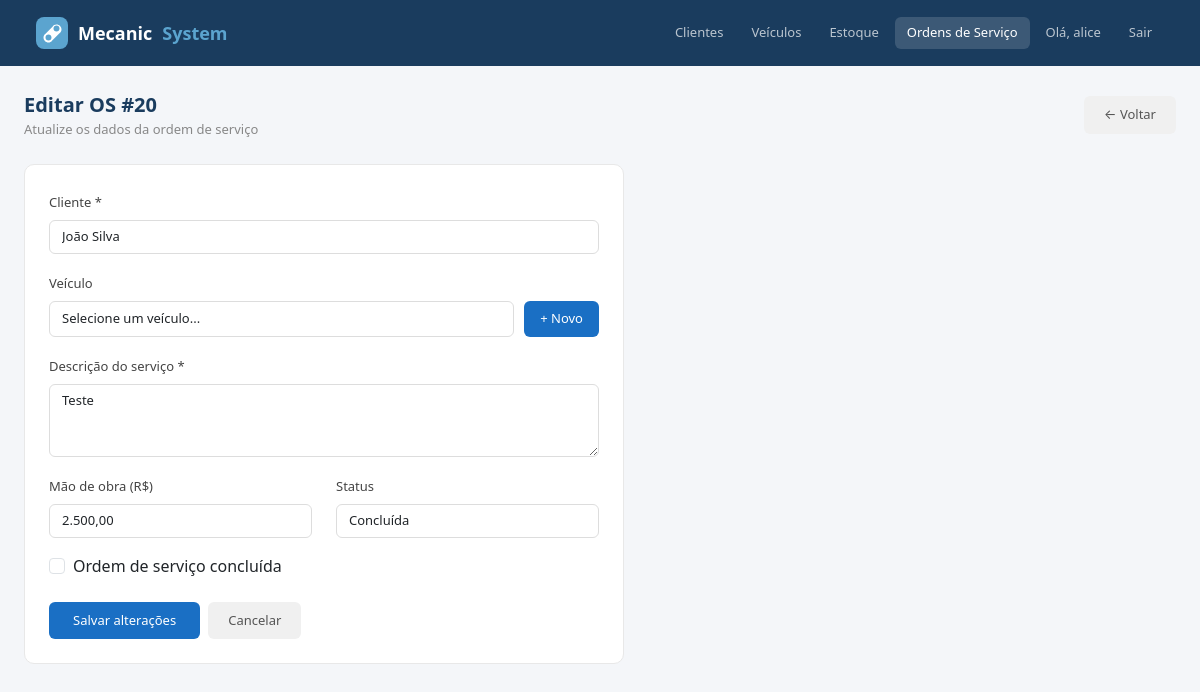
Screenshot of /ordens/editar/20/ (signed in) with the database file from the repository.
### ordens/models.py (models this page shows, shortened)
class OrdemServico(models.Model):
    STATUS_CHOICES = [
        ('aberta', 'Aberta'),
        ('em_andamento', 'Em andamento'),
        ('aguardando_peca', 'Aguardando peça'),
        ('concluida', 'Concluída'),
    ]
    cliente = models.ForeignKey(Cliente, on_delete=models.CASCADE)
    veiculo = models.ForeignKey(Veiculo, on_delete=models.SET_NULL, null=True, blank=True)
    data = models.DateField(auto_now_add=True)
    data_conclusao = models.DateField(null=True, blank=True)
    descricao = models.TextField()
    status = models.CharField(max_length=20, choices=STATUS_CHOICES, default='aberta')
    mao_de_obra = models.DecimalField(max_digits=10, decimal_places=2, default=0)
    valor_total = models.DecimalField(max_digits=10, decimal_places=2, default=0)

### clientes/models.py (models this page shows, shortened)
class Cliente(models.Model):
    nome = models.CharField(max_length=100)
    telefone = models.CharField(max_length=20, blank=True)
    email = models.EmailField(blank=True)

### ordens/views.py (the view, shortened to what this page needs)
# urls.py: path('editar/<int:id>/', views.editar_ordem, name='editar_ordem'),
def editar_ordem(request, id):
    ordem = get_object_or_404(OrdemServico, id=id)
    clientes = Cliente.objects.all()
    veiculos = Veiculo.objects.all()
    return render(request, 'ordens/editar.html', {
        'ordem': ordem,
        'clientes': clientes,
        'veiculos': veiculos
    })

### core/templatetags/core_filters.py (called while the page is built)
@register.filter
def br_format(value):
    if value is None or value == '':
        return "0,00"
    try:
        if isinstance(value, str):
            value = float(value.replace(',', '.'))
        locale.setlocale(locale.LC_ALL, 'pt_BR.UTF-8')
        return locale.currency(value, grouping=True, symbol=False).strip()
    except (ValueError, locale.Error):
        try:
            num = float(value)
            return f"{num:,.2f}".replace(',', 'X').replace('.', ',').replace('X', '.')
        except:
            return str(value)

### ordens/templates/ordens/editar.html (shortened to what this page needs)
{% extends "base.html" %}
{% load core_filters %}
{% block nav_ordens %}active{% endblock %}
{% block conteudo %}
<div class="d-flex justify-content-between align-items-center mb-4">
  <div>
    <div class="page-title">Editar OS #{{ ordem.id }}</div>
    <div class="page-sub">Atualize os dados da ordem de serviço</div>
  </div>
  <a href="/ordens/" class="btn-cancelar">← Voltar</a>
</div>
<div class="form-card" style="max-width:600px">
  <form method="post">
    <div class="mb-3">
      <label class="form-label">Cliente *</label>
      <select name="cliente" id="clienteSelect" class="form-control" required onchange="atualizarVeiculos()">
        {% for cliente in clientes %}
          <option value="{{ cliente.id }}" {% if cliente.id == ordem.cliente.id %}selected{% endif %}>{{ cliente.nome }}</option>
        {% endfor %}
      </select>
    </div>
    <div class="mb-3">
      <label class="form-label">Veículo</label>
      <div style="display:flex;gap:10px">
        <select name="veiculo" id="veiculoSelect" class="form-control" onchange="exibirInformacoesVeiculo()">
          <option value="">Selecione um veículo...</option>
        </select>
        <button type="button" class="btn-novo" id="novoVeiculoBtn" style="padding:8px 16px;white-space:nowrap" onclick="abrirModalVeiculo()">+ Novo</button>
      </div>
    </div>
    <div class="mb-3">
      <label class="form-label">Descrição do serviço *</label>
      <textarea name="descricao" class="form-control" rows="3" required>{{ ordem.descricao }}</textarea>
    </div>
    <div class="row">
      <div class="col-md-6 mb-3">
        <label class="form-label">Mão de obra (R$)</label>
        <input type="text" name="mao_de_obra" class="form-control" value="{{ ordem.mao_de_obra|br_format }}">
      </div>
      <div class="col-md-6 mb-3">
        <label class="form-label">Status</label>
        <select name="status" class="form-control">
          <option value="concluida" {% if ordem.status == 'concluida' %}selected{% endif %}>Concluída</option>
        </select>
      </div>
    </div>
    <div class="mb-3">
      <div class="form-check">
        <input class="form-check-input" type="checkbox" name="concluida" id="concluida" {% if ordem.concluida %}checked{% endif %}>
        <label class="form-check-label" for="concluida">
          Ordem de serviço concluída
        </label>
      </div>
    </div>
    <div class="d-flex gap-2 mt-4">
      <button type="submit" class="btn-salvar">Salvar alterações</button>
      <a href="/ordens/" class="btn-cancelar">Cancelar</a>
    </div>
  </form>
</div>
{% endblock %}

### templates/base.html (shortened to what this page needs)
<!DOCTYPE html>
<html lang="pt-br">
<head>
  <link href="https://cdn.jsdelivr.net/npm/bootstrap@5.3.0/dist/css/bootstrap.min.css" rel="stylesheet">
</head>
<body>
  <nav class="navbar navbar-expand-lg navbar-mecasystem">
    <div class="container-fluid">
      <a class="navbar-brand" href="/" style="display:flex;align-items:center;gap:10px">
  Mecanic<span>System</span>
</a>
      <div class="collapse navbar-collapse">
        <ul class="navbar-nav ms-auto gap-1">
          {% if user.is_authenticated %}
            <li class="nav-item"><a class="nav-link {% block nav_clientes %}{% endblock %}" href="/clientes/">Clientes</a></li>
            <li class="nav-item"><a class="nav-link {% block nav_veiculos %}{% endblock %}" href="{% url 'listar_veiculos' %}">Veículos</a></li>
            <li class="nav-item"><a class="nav-link {% block nav_estoque %}{% endblock %}" href="/estoque/">Estoque</a></li>
            <li class="nav-item"><a class="nav-link {% block nav_ordens %}{% endblock %}" href="/ordens/">Ordens de Serviço</a></li>
            <li class="nav-item"><a class="nav-link" href="#">Olá, {{ user.username }}</a></li>
            <li class="nav-item">
              <form method="post" action="{% url 'logout' %}" style="display:inline; margin:0;">
                <button type="submit" class="nav-link" style="background:none; border:none; padding:6px 12px; color: rgba(255,255,255,0.7); cursor:pointer;">Sair</button>
              </form>
            </li>
          {% else %}
            <li class="nav-item"><a class="nav-link" href="{% url 'login' %}">Login</a></li>
            <li class="nav-item"><a class="nav-link" href="{% url 'registrar' %}">Registrar</a></li>
          {% endif %}
        </ul>
      </div>
    </div>
  </nav>
  <div class="container-fluid px-4 py-4">
    {% block conteudo %}{% endblock %}
  </div>
</body>
</html>

### templates/base.html (style rules this page uses)
body { background: #f4f6f9; }
.navbar-mecasystem { background: #1a3c5e; padding: 12px 24px; }
.navbar-mecasystem .navbar-brand { color: #fff; font-weight: 600; font-size: 18px; }
.navbar-mecasystem .navbar-brand span { color: #5ba4cf; }
.navbar-mecasystem .nav-link { color: rgba(255,255,255,0.7) !important; font-size: 13px; padding: 6px 12px !important; border-radius: 6px; }
.navbar-mecasystem .nav-link:hover, .navbar-mecasystem .nav-link.active { background: rgba(255,255,255,0.15); color: #fff !important; }
.page-title { font-size: 20px; font-weight: 600; color: #1a3c5e; }
.page-sub { font-size: 13px; color: #888; }
.btn-novo { background: #1a6fc4; color: #fff; border: none; padding: 8px 18px; border-radius: 6px; font-size: 13px; font-weight: 500; text-decoration: none; }
.form-card { background: #fff; border-radius: 10px; border: 1px solid #e8e8e8; padding: 24px; }
.form-label { font-size: 13px; font-weight: 500; color: #444; }
.form-control { font-size: 13px; border-color: #ddd; }
.btn-salvar { background: #1a6fc4; color: #fff; border: none; padding: 9px 24px; border-radius: 6px; font-size: 13px; font-weight: 500; }
.btn-cancelar { background: #f0f0f0; color: #555; border: none; padding: 9px 20px; border-radius: 6px; font-size: 13px; text-decoration: none; }

### rows the page displays
OrdemServico: id "20", cliente "João Silva", descricao "Teste", mao_de_obra "2.500,00", status "Concluída"

### other values shown
{{ user.username }} "alice"
